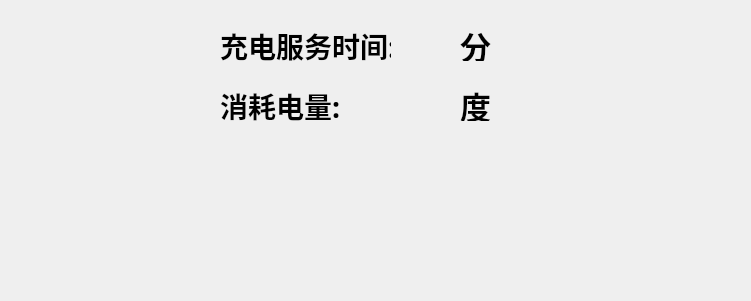
   <widget class="QFrame" name="frame_7">
    <property name="geometry">
     <rect>
      <x>25</x>
      <y>130</y>
      <width>751</width>
      <height>301</height>
     </rect>
    </property>
    <property name="font">
     <font>
      <family>AR PL UKai CN</family>
      <pointsize>6</pointsize>
      <stylestrategy>PreferDefault</stylestrategy>
     </font>
    </property>
    <property name="toolTip">
     <string notr="true"/>
    </property>
    <property name="styleSheet">
     <string notr="true">background-image: url(:/background/qrc/background/back.png);</string>
    </property>
    <property name="frameShape">
     <enum>QFrame::NoFrame</enum>
    </property>
    <property name="frameShadow">
     <enum>QFrame::Raised</enum>
    </property>
    <widget class="QFrame" name="frame_3">
     <property name="geometry">
      <rect>
       <x>200</x>
       <y>20</y>
       <width>345</width>
       <height>51</height>
      </rect>
     </property>
     <property name="frameShape">
      <enum>QFrame::NoFrame</enum>
     </property>
     <property name="frameShadow">
      <enum>QFrame::Raised</enum>
     </property>
     <widget class="QLabel" name="label_time">
      <property name="geometry">
       <rect>
        <x>20</x>
        <y>10</y>
        <width>171</width>
        <height>31</height>
       </rect>
      </property>
      <property name="font">
       <font>
        <pointsize>21</pointsize>
        <weight>75</weight>
        <italic>false</italic>
        <bold>true</bold>
       </font>
      </property>
      <property name="text">
       <string>充电服务时间:</string>
      </property>
     </widget>
     <widget class="QLabel" name="lbl_time_min">
      <property name="geometry">
       <rect>
        <x>200</x>
        <y>11</y>
        <width>61</width>
        <height>31</height>
       </rect>
      </property>
      <property name="font">
       <font>
        <family>Courier 10 Pitch</family>
        <pointsize>23</pointsize>
        <weight>75</weight>
        <italic>false</italic>
        <bold>true</bold>
        <kerning>true</kerning>
       </font>
      </property>
      <property name="text">
       <string/>
      </property>
     </widget>
     <widget class="QLabel" name="lbl_time_min_3">
      <property name="geometry">
       <rect>
        <x>260</x>
        <y>10</y>
        <width>41</width>
        <height>31</height>
       </rect>
      </property>
      <property name="font">
       <font>
        <family>Courier 10 Pitch</family>
        <pointsize>23</pointsize>
        <weight>75</weight>
        <italic>false</italic>
        <bold>true</bold>
        <kerning>true</kerning>
       </font>
      </property>
      <property name="text">
       <string>分</string>
      </property>
     </widget>
    </widget>
    <widget class="QFrame" name="frame_4">
     <property name="geometry">
      <rect>
       <x>200</x>
       <y>80</y>
       <width>345</width>
       <height>51</height>
      </rect>
     </property>
     <property name="frameShape">
      <enum>QFrame::NoFrame</enum>
     </property>
     <property name="frameShadow">
      <enum>QFrame::Raised</enum>
     </property>
     <widget class="QLabel" name="label_energy">
      <property name="geometry">
       <rect>
        <x>20</x>
        <y>10</y>
        <width>141</width>
        <height>31</height>
       </rect>
      </property>
      <property name="font">
       <font>
        <pointsize>21</pointsize>
        <weight>75</weight>
        <italic>false</italic>
        <bold>true</bold>
       </font>
      </property>
      <property name="text">
       <string>消耗电量:</string>
      </property>
     </widget>
     <widget class="QLabel" name="lbl_caclulate_energy">
      <property name="geometry">
       <rect>
        <x>160</x>
        <y>11</y>
        <width>91</width>
        <height>31</height>
       </rect>
      </property>
      <property name="font">
       <font>
        <family>Courier 10 Pitch</family>
        <pointsize>23</pointsize>
        <weight>75</weight>
        <italic>false</italic>
        <bold>true</bold>
        <kerning>true</kerning>
       </font>
      </property>
      <property name="text">
       <string/>
      </property>
     </widget>
     <widget class="QLabel" name="lbl_chg_time_10">
      <property name="geometry">
       <rect>
        <x>260</x>
        <y>10</y>
        <width>51</width>
        <height>31</height>
       </rect>
      </property>
      <property name="font">
       <font>
        <family>Courier 10 Pitch</family>
        <pointsize>23</pointsize>
        <weight>75</weight>
        <italic>false</italic>
        <bold>true</bold>
        <kerning>true</kerning>
       </font>
      </property>
      <property name="text">
       <string>度</string>
      </property>
     </widget>
    </widget>
    <widget class="QLabel" name="label_state">
     <property name="geometry">
      <rect>
       <x>110</x>
       <y>174</y>
       <width>511</width>
       <height>61</height>
      </rect>
     </property>
     <property name="palette">
      <palette>
       <active>
        <colorrole role="WindowText">
         <brush brushstyle="SolidPattern">
          <color alpha="255">
           <red>255</red>
           <green>0</green>
           <blue>0</blue>
          </color>
         </brush>
        </colorrole>
        <colorrole role="Button">
         <brush brushstyle="SolidPattern">
          <color alpha="255">
           <red>255</red>
           <green>255</green>
           <blue>255</blue>
          </color>
         </brush>
        </colorrole>
        <colorrole role="Light">
         <brush brushstyle="SolidPattern">
          <color alpha="255">
           <red>255</red>
           <green>255</green>
           <blue>255</blue>
          </color>
         </brush>
        </colorrole>
        <colorrole role="Midlight">
         <brush brushstyle="SolidPattern">
          <color alpha="255">
           <red>255</red>
           <green>255</green>
           <blue>255</blue>
          </color>
         </brush>
        </colorrole>
        <colorrole role="Dark">
         <brush brushstyle="SolidPattern">
          <color alpha="255">
           <red>127</red>
           <green>127</green>
           <blue>127</blue>
          </color>
         </brush>
        </colorrole>
        <colorrole role="Mid">
         <brush brushstyle="SolidPattern">
          <color alpha="255">
           <red>170</red>
           <green>170</green>
           <blue>170</blue>
          </color>
         </brush>
        </colorrole>
        <colorrole role="Text">
         <brush brushstyle="SolidPattern">
          <color alpha="255">
           <red>0</red>
           <green>0</green>
           <blue>0</blue>
          </color>
         </brush>
        </colorrole>
        <colorrole role="BrightText">
         <brush brushstyle="SolidPattern">
          <color alpha="255">
           <red>255</red>
           <green>255</green>
           <blue>255</blue>
          </color>
         </brush>
        </colorrole>
        <colorrole role="ButtonText">
         <brush brushstyle="SolidPattern">
          <color alpha="255">
           <red>0</red>
           <green>0</green>
           <blue>0</blue>
          </color>
         </brush>
        </colorrole>
        <colorrole role="Base">
         <brush brushstyle="SolidPattern">
          <color alpha="255">
           <red>255</red>
           <green>255</green>
           <blue>255</blue>
          </color>
         </brush>
        </colorrole>
        <colorrole role="Window">
         <brush brushstyle="SolidPattern">
          <color alpha="255">
           <red>255</red>
           <green>255</green>
           <blue>255</blue>
          </color>
         </brush>
        </colorrole>
        <colorrole role="Shadow">
         <brush brushstyle="SolidPattern">
          <color alpha="255">
           <red>0</red>
           <green>0</green>
           <blue>0</blue>
          </color>
         </brush>
        </colorrole>
        <colorrole role="AlternateBase">
         <brush brushstyle="SolidPattern">
          <color alpha="255">
           <red>255</red>
           <green>255</green>
           <blue>255</blue>
          </color>
         </brush>
        </colorrole>
        <colorrole role="ToolTipBase">
         <brush brushstyle="SolidPattern">
          <color alpha="255">
           <red>255</red>
           <green>255</green>
           <blue>220</blue>
          </color>
         </brush>
        </colorrole>
        <colorrole role="ToolTipText">
         <brush brushstyle="SolidPattern">
          <color alpha="255">
           <red>0</red>
           <green>0</green>
           <blue>0</blue>
          </color>
         </brush>
        </colorrole>
       </active>
       <inactive>
        <colorrole role="WindowText">
         <brush brushstyle="SolidPattern">
          <color alpha="255">
           <red>255</red>
           <green>0</green>
           <blue>0</blue>
          </color>
         </brush>
        </colorrole>
        <colorrole role="Button">
         <brush brushstyle="SolidPattern">
          <color alpha="255">
           <red>255</red>
           <green>255</green>
           <blue>255</blue>
          </color>
         </brush>
        </colorrole>
        <colorrole role="Light">
         <brush brushstyle="SolidPattern">
          <color alpha="255">
           <red>255</red>
           <green>255</green>
           <blue>255</blue>
          </color>
         </brush>
        </colorrole>
        <colorrole role="Midlight">
         <brush brushstyle="SolidPattern">
          <color alpha="255">
           <red>255</red>
           <green>255</green>
           <blue>255</blue>
          </color>
         </brush>
        </colorrole>
        <colorrole role="Dark">
         <brush brushstyle="SolidPattern">
          <color alpha="255">
           <red>127</red>
           <green>127</green>
           <blue>127</blue>
          </color>
         </brush>
        </colorrole>
        <colorrole role="Mid">
         <brush brushstyle="SolidPattern">
          <color alpha="255">
           <red>170</red>
           <green>170</green>
           <blue>170</blue>
          </color>
         </brush>
        </colorrole>
        <colorrole role="Text">
         <brush brushstyle="SolidPattern">
          <color alpha="255">
           <red>0</red>
           <green>0</green>
           <blue>0</blue>
          </color>
         </brush>
        </colorrole>
        <colorrole role="BrightText">
         <brush brushstyle="SolidPattern">
          <color alpha="255">
           <red>255</red>
           <green>255</green>
           <blue>255</blue>
          </color>
         </brush>
        </colorrole>
        <colorrole role="ButtonText">
         <brush brushstyle="SolidPattern">
          <color alpha="255">
           <red>0</red>
           <green>0</green>
           <blue>0</blue>
          </color>
         </brush>
        </colorrole>
        <colorrole role="Base">
         <brush brushstyle="SolidPattern">
          <color alpha="255">
           <red>255</red>
           <green>255</green>
           <blue>255</blue>
          </color>
         </brush>
        </colorrole>
        <colorrole role="Window">
         <brush brushstyle="SolidPattern">
          <color alpha="255">
           <red>255</red>
           <green>255</green>
           <blue>255</blue>
          </color>
         </brush>
        </colorrole>
        <colorrole role="Shadow">
         <brush brushstyle="SolidPattern">
          <color alpha="255">
           <red>0</red>
           <green>0</green>
           <blue>0</blue>
          </color>
         </brush>
        </colorrole>
        <colorrole role="AlternateBase">
         <brush brushstyle="SolidPattern">
          <color alpha="255">
           <red>255</red>
           <green>255</green>
           <blue>255</blue>
          </color>
         </brush>
        </colorrole>
        <colorrole role="ToolTipBase">
         <brush brushstyle="SolidPattern">
          <color alpha="255">
           <red>255</red>
           <green>255</green>
           <blue>220</blue>
          </color>
         </brush>
        </colorrole>
        <colorrole role="ToolTipText">
         <brush brushstyle="SolidPattern">
          <color alpha="255">
           <red>0</red>
           <green>0</green>
           <blue>0</blue>
          </color>
         </brush>
        </colorrole>
       </inactive>
       <disabled>
        <colorrole role="WindowText">
         <brush brushstyle="SolidPattern">
          <color alpha="255">
           <red>127</red>
           <green>127</green>
           <blue>127</blue>
          </color>
         </brush>
        </colorrole>
        <colorrole role="Button">
         <brush brushstyle="SolidPattern">
          <color alpha="255">
           <red>255</red>
           <green>255</green>
           <blue>255</blue>
          </color>
         </brush>
        </colorrole>
        <colorrole role="Light">
         <brush brushstyle="SolidPattern">
          <color alpha="255">
           <red>255</red>
           <green>255</green>
           <blue>255</blue>
          </color>
         </brush>
        </colorrole>
        <colorrole role="Midlight">
         <brush brushstyle="SolidPattern">
          <color alpha="255">
           <red>255</red>
           <green>255</green>
           <blue>255</blue>
          </color>
         </brush>
        </colorrole>
        <colorrole role="Dark">
         <brush brushstyle="SolidPattern">
          <color alpha="255">
           <red>127</red>
           <green>127</green>
           <blue>127</blue>
          </color>
         </brush>
        </colorrole>
        <colorrole role="Mid">
         <brush brushstyle="SolidPattern">
          <color alpha="255">
           <red>170</red>
           <green>170</green>
           <blue>170</blue>
          </color>
         </brush>
        </colorrole>
        <colorrole role="Text">
         <brush brushstyle="SolidPattern">
          <color alpha="255">
           <red>127</red>
           <green>127</green>
           <blue>127</blue>
          </color>
         </brush>
        </colorrole>
        <colorrole role="BrightText">
         <brush brushstyle="SolidPattern">
          <color alpha="255">
           <red>255</red>
           <green>255</green>
           <blue>255</blue>
          </color>
         </brush>
        </colorrole>
        <colorrole role="ButtonText">
         <brush brushstyle="SolidPattern">
          <color alpha="255">
           <red>127</red>
           <green>127</green>
           <blue>127</blue>
          </color>
         </brush>
        </colorrole>
        <colorrole role="Base">
         <brush brushstyle="SolidPattern">
          <color alpha="255">
           <red>255</red>
           <green>255</green>
           <blue>255</blue>
          </color>
         </brush>
        </colorrole>
        <colorrole role="Window">
         <brush brushstyle="SolidPattern">
          <color alpha="255">
           <red>255</red>
           <green>255</green>
           <blue>255</blue>
          </color>
         </brush>
        </colorrole>
        <colorrole role="Shadow">
         <brush brushstyle="SolidPattern">
          <color alpha="255">
           <red>0</red>
           <green>0</green>
           <blue>0</blue>
          </color>
         </brush>
        </colorrole>
        <colorrole role="AlternateBase">
         <brush brushstyle="SolidPattern">
          <color alpha="255">
           <red>255</red>
           <green>255</green>
           <blue>255</blue>
          </color>
         </brush>
        </colorrole>
        <colorrole role="ToolTipBase">
         <brush brushstyle="SolidPattern">
          <color alpha="255">
           <red>255</red>
           <green>255</green>
           <blue>220</blue>
          </color>
         </brush>
        </colorrole>
        <colorrole role="ToolTipText">
         <brush brushstyle="SolidPattern">
          <color alpha="255">
           <red>0</red>
           <green>0</green>
           <blue>0</blue>
          </color>
         </brush>
        </colorrole>
       </disabled>
      </palette>
     </property>
     <property name="font">
      <font>
       <pointsize>30</pointsize>
       <weight>75</weight>
       <bold>true</bold>
      </font>
     </property>
     <property name="styleSheet">
      <string notr="true">background-image: url(:/background/qrc/background/mainlab_phonenum.png);</string>
     </property>
     <property name="text">
      <string/>
     </property>
     <property name="textFormat">
      <enum>Qt::AutoText</enum>
     </property>
     <property name="alignment">
      <set>Qt::AlignCenter</set>
     </property>
    </widget>
    <widget class="QLabel" name="label_4">
     <property name="geometry">
      <rect>
       <x>350</x>
       <y>122</y>
       <width>71</width>
       <height>71</height>
      </rect>
     </property>
     <property name="styleSheet">
      <string notr="true">background-image: url(:/background/qrc/background/mainlab_phonenum.png);
border-image: url(:/icon/qrc/icon/Podcast.png);</string>
     </property>
     <property name="text">
      <string/>
     </property>
    </widget>
    <widget class="QLabel" name="label_piccode">
     <property name="geometry">
      <rect>
       <x>590</x>
       <y>120</y>
       <width>191</width>
       <height>181</height>
      </rect>
     </property>
     <property name="palette">
      <palette>
       <active>
        <colorrole role="WindowText">
         <brush brushstyle="SolidPattern">
          <color alpha="255">
           <red>255</red>
           <green>255</green>
           <blue>255</blue>
          </color>
         </brush>
        </colorrole>
        <colorrole role="Button">
         <brush brushstyle="SolidPattern">
          <color alpha="255">
           <red>14</red>
           <green>14</green>
           <blue>242</blue>
          </color>
         </brush>
        </colorrole>
        <colorrole role="Light">
         <brush brushstyle="SolidPattern">
          <color alpha="255">
           <red>123</red>
           <green>123</green>
           <blue>255</blue>
          </color>
         </brush>
        </colorrole>
        <colorrole role="Midlight">
         <brush brushstyle="SolidPattern">
          <color alpha="255">
           <red>68</red>
           <green>68</green>
           <blue>248</blue>
          </color>
         </brush>
        </colorrole>
        <colorrole role="Dark">
         <brush brushstyle="SolidPattern">
          <color alpha="255">
           <red>7</red>
           <green>7</green>
           <blue>121</blue>
          </color>
         </brush>
        </colorrole>
        <colorrole role="Mid">
         <brush brushstyle="SolidPattern">
          <color alpha="255">
           <red>9</red>
           <green>9</green>
           <blue>161</blue>
          </color>
         </brush>
        </colorrole>
        <colorrole role="Text">
         <brush brushstyle="SolidPattern">
          <color alpha="255">
           <red>0</red>
           <green>0</green>
           <blue>0</blue>
          </color>
         </brush>
        </colorrole>
        <colorrole role="BrightText">
         <brush brushstyle="SolidPattern">
          <color alpha="255">
           <red>255</red>
           <green>255</green>
           <blue>255</blue>
          </color>
         </brush>
        </colorrole>
        <colorrole role="ButtonText">
         <brush brushstyle="SolidPattern">
          <color alpha="255">
           <red>0</red>
           <green>0</green>
           <blue>0</blue>
          </color>
         </brush>
        </colorrole>
        <colorrole role="Base">
         <brush brushstyle="SolidPattern">
          <color alpha="255">
           <red>255</red>
           <green>255</green>
           <blue>255</blue>
          </color>
         </brush>
        </colorrole>
        <colorrole role="Window">
         <brush brushstyle="SolidPattern">
          <color alpha="255">
           <red>14</red>
           <green>14</green>
           <blue>242</blue>
          </color>
         </brush>
        </colorrole>
        <colorrole role="Shadow">
         <brush brushstyle="SolidPattern">
          <color alpha="255">
           <red>0</red>
           <green>0</green>
           <blue>0</blue>
          </color>
         </brush>
        </colorrole>
        <colorrole role="AlternateBase">
         <brush brushstyle="SolidPattern">
          <color alpha="255">
           <red>134</red>
           <green>134</green>
           <blue>248</blue>
          </color>
         </brush>
        </colorrole>
        <colorrole role="ToolTipBase">
         <brush brushstyle="SolidPattern">
          <color alpha="255">
           <red>255</red>
           <green>255</green>
           <blue>220</blue>
          </color>
         </brush>
        </colorrole>
        <colorrole role="ToolTipText">
         <brush brushstyle="SolidPattern">
          <color alpha="255">
           <red>0</red>
           <green>0</green>
           <blue>0</blue>
          </color>
         </brush>
        </colorrole>
       </active>
       <inactive>
        <colorrole role="WindowText">
         <brush brushstyle="SolidPattern">
          <color alpha="255">
           <red>255</red>
           <green>255</green>
           <blue>255</blue>
          </color>
         </brush>
        </colorrole>
        <colorrole role="Button">
         <brush brushstyle="SolidPattern">
          <color alpha="255">
           <red>14</red>
           <green>14</green>
           <blue>242</blue>
          </color>
         </brush>
        </colorrole>
        <colorrole role="Light">
         <brush brushstyle="SolidPattern">
          <color alpha="255">
           <red>123</red>
           <green>123</green>
           <blue>255</blue>
          </color>
         </brush>
        </colorrole>
        <colorrole role="Midlight">
         <brush brushstyle="SolidPattern">
          <color alpha="255">
           <red>68</red>
           <green>68</green>
           <blue>248</blue>
          </color>
         </brush>
        </colorrole>
        <colorrole role="Dark">
         <brush brushstyle="SolidPattern">
          <color alpha="255">
           <red>7</red>
           <green>7</green>
           <blue>121</blue>
          </color>
         </brush>
        </colorrole>
        <colorrole role="Mid">
         <brush brushstyle="SolidPattern">
          <color alpha="255">
           <red>9</red>
           <green>9</green>
           <blue>161</blue>
          </color>
         </brush>
        </colorrole>
        <colorrole role="Text">
         <brush brushstyle="SolidPattern">
          <color alpha="255">
           <red>0</red>
           <green>0</green>
           <blue>0</blue>
          </color>
         </brush>
        </colorrole>
        <colorrole role="BrightText">
         <brush brushstyle="SolidPattern">
          <color alpha="255">
           <red>255</red>
           <green>255</green>
           <blue>255</blue>
          </color>
         </brush>
        </colorrole>
        <colorrole role="ButtonText">
         <brush brushstyle="SolidPattern">
          <color alpha="255">
           <red>0</red>
           <green>0</green>
           <blue>0</blue>
          </color>
         </brush>
        </colorrole>
        <colorrole role="Base">
         <brush brushstyle="SolidPattern">
          <color alpha="255">
           <red>255</red>
           <green>255</green>
           <blue>255</blue>
          </color>
         </brush>
        </colorrole>
        <colorrole role="Window">
         <brush brushstyle="SolidPattern">
          <color alpha="255">
           <red>14</red>
           <green>14</green>
           <blue>242</blue>
          </color>
         </brush>
        </colorrole>
        <colorrole role="Shadow">
         <brush brushstyle="SolidPattern">
          <color alpha="255">
           <red>0</red>
           <green>0</green>
           <blue>0</blue>
          </color>
         </brush>
        </colorrole>
        <colorrole role="AlternateBase">
         <brush brushstyle="SolidPattern">
          <color alpha="255">
           <red>134</red>
           <green>134</green>
           <blue>248</blue>
          </color>
         </brush>
        </colorrole>
        <colorrole role="ToolTipBase">
         <brush brushstyle="SolidPattern">
          <color alpha="255">
           <red>255</red>
           <green>255</green>
           <blue>220</blue>
          </color>
         </brush>
        </colorrole>
        <colorrole role="ToolTipText">
         <brush brushstyle="SolidPattern">
          <color alpha="255">
           <red>0</red>
           <green>0</green>
           <blue>0</blue>
          </color>
         </brush>
        </colorrole>
       </inactive>
       <disabled>
        <colorrole role="WindowText">
         <brush brushstyle="SolidPattern">
          <color alpha="255">
           <red>7</red>
           <green>7</green>
           <blue>121</blue>
          </color>
         </brush>
        </colorrole>
        <colorrole role="Button">
         <brush brushstyle="SolidPattern">
          <color alpha="255">
           <red>14</red>
           <green>14</green>
           <blue>242</blue>
          </color>
         </brush>
        </colorrole>
        <colorrole role="Light">
         <brush brushstyle="SolidPattern">
          <color alpha="255">
           <red>123</red>
           <green>123</green>
           <blue>255</blue>
          </color>
         </brush>
        </colorrole>
        <colorrole role="Midlight">
         <brush brushstyle="SolidPattern">
          <color alpha="255">
           <red>68</red>
           <green>68</green>
           <blue>248</blue>
          </color>
         </brush>
        </colorrole>
        <colorrole role="Dark">
         <brush brushstyle="SolidPattern">
          <color alpha="255">
           <red>7</red>
           <green>7</green>
           <blue>121</blue>
          </color>
         </brush>
        </colorrole>
        <colorrole role="Mid">
         <brush brushstyle="SolidPattern">
          <color alpha="255">
           <red>9</red>
           <green>9</green>
           <blue>161</blue>
          </color>
         </brush>
        </colorrole>
        <colorrole role="Text">
         <brush brushstyle="SolidPattern">
          <color alpha="255">
           <red>7</red>
           <green>7</green>
           <blue>121</blue>
          </color>
         </brush>
        </colorrole>
        <colorrole role="BrightText">
         <brush brushstyle="SolidPattern">
          <color alpha="255">
           <red>255</red>
           <green>255</green>
           <blue>255</blue>
          </color>
         </brush>
        </colorrole>
        <colorrole role="ButtonText">
         <brush brushstyle="SolidPattern">
          <color alpha="255">
           <red>7</red>
           <green>7</green>
           <blue>121</blue>
          </color>
         </brush>
        </colorrole>
        <colorrole role="Base">
         <brush brushstyle="SolidPattern">
          <color alpha="255">
           <red>14</red>
           <green>14</green>
           <blue>242</blue>
          </color>
         </brush>
        </colorrole>
        <colorrole role="Window">
         <brush brushstyle="SolidPattern">
          <color alpha="255">
           <red>14</red>
           <green>14</green>
           <blue>242</blue>
          </color>
         </brush>
        </colorrole>
        <colorrole role="Shadow">
         <brush brushstyle="SolidPattern">
          <color alpha="255">
           <red>0</red>
           <green>0</green>
           <blue>0</blue>
          </color>
         </brush>
        </colorrole>
        <colorrole role="AlternateBase">
         <brush brushstyle="SolidPattern">
          <color alpha="255">
           <red>14</red>
           <green>14</green>
           <blue>242</blue>
          </color>
         </brush>
        </colorrole>
        <colorrole role="ToolTipBase">
         <brush brushstyle="SolidPattern">
          <color alpha="255">
           <red>255</red>
           <green>255</green>
           <blue>220</blue>
          </color>
         </brush>
        </colorrole>
        <colorrole role="ToolTipText">
         <brush brushstyle="SolidPattern">
          <color alpha="255">
           <red>0</red>
           <green>0</green>
           <blue>0</blue>
          </color>
         </brush>
        </colorrole>
       </disabled>
      </palette>
     </property>
     <property name="font">
      <font>
       <pointsize>20</pointsize>
       <weight>75</weight>
       <bold>true</bold>
      </font>
     </property>
     <property name="styleSheet">
      <string notr="true">background-image: url(:/background/qrc/background/mainlab_phonenum_.png);</string>
     </property>
     <property name="text">
      <string/>
     </property>
     <property name="textFormat">
      <enum>Qt::AutoText</enum>
     </property>
    </widget>
   </widget>
